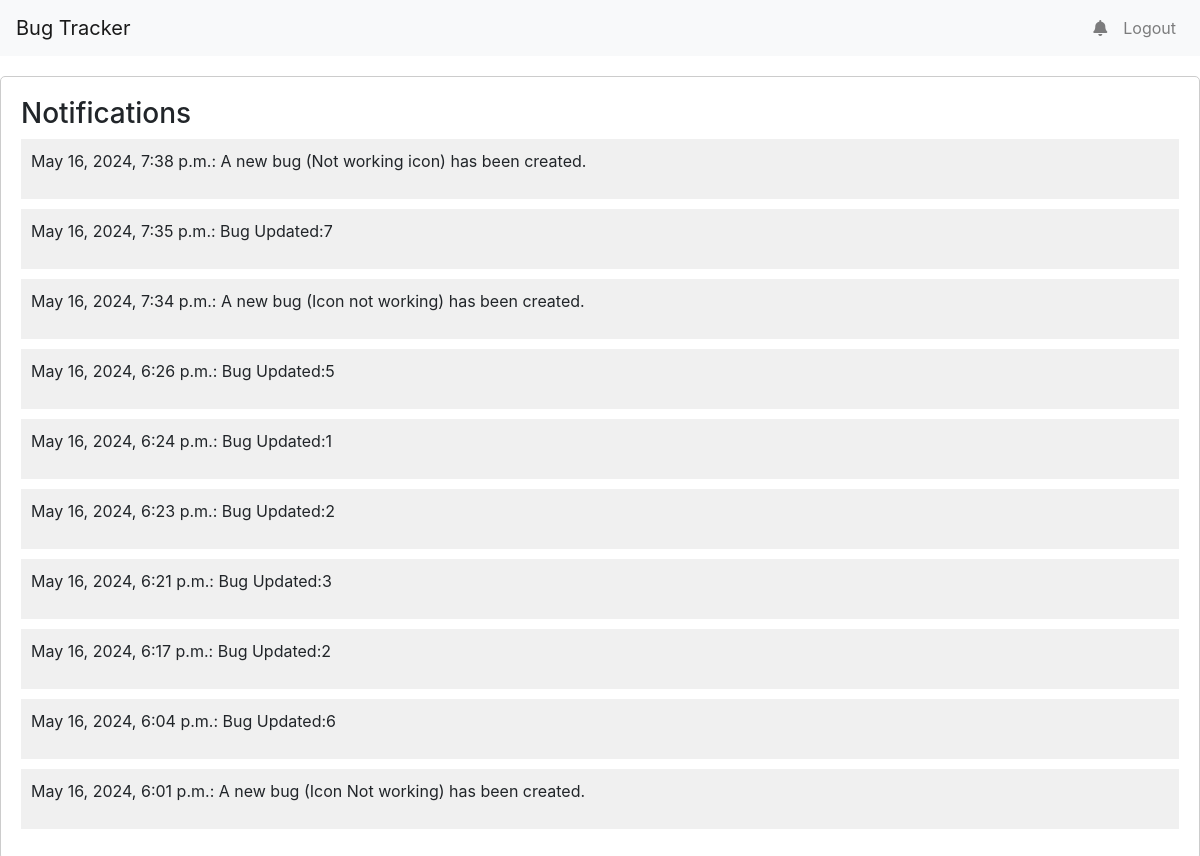
The app's page /notifications (signed in) with its own data.
### accounts/models.py (models this page shows, shortened)
class Notification(models.Model):
    user = models.ForeignKey(CustomUser, on_delete=models.CASCADE, null = True)
    message = models.CharField(max_length=255)
    timestamp = models.DateTimeField(auto_now_add=True)
    read = models.BooleanField(default=False)

### accounts/views.py (the view)
# urls.py: path('notifications', views.notifications, name='notifications'),
def notifications(request):
    notifications = Notification.objects.filter(user=request.user).order_by('-timestamp')
    unread_notifications = Notification.objects.filter(user=request.user, read=False).order_by('-timestamp')
    context = {
        'notifications': notifications,
        'unread_notifications': unread_notifications,
    }
    return render(request, 'notifications.html', context)

### accounts/templates/notifications.html (shortened to what this page needs)
{% extends 'base.html' %}
{% block content %}
<div id="notifications">
    <h3>Notifications</h3>
    {% for notification in notifications %}
        <div class="notification-item">
            <p>{{ notification.timestamp }}: {{ notification.message }}</p>
        </div>
    {% empty %}
        <p>No notifications found.</p>
    {% endfor %}
</div>
{% endblock %}

### accounts/templates/notifications.html (style rules this page uses)
.notification-item { background-color: #f0f0f0; padding: 10px; margin-bottom: 10px; }
#notifications { border: 1px solid #ccc; border-radius: 5px; padding: 20px; margin-top: 20px; }

### records on screen
Notification: timestamp "May 16, 2024, 7:38 p.m.", message "A new bug (Not working icon) has been created."
Notification: timestamp "May 16, 2024, 7:35 p.m.", message "Bug Updated:7"
Notification: timestamp "May 16, 2024, 7:34 p.m.", message "A new bug (Icon not working) has been created."
Notification: timestamp "May 16, 2024, 6:26 p.m.", message "Bug Updated:5"
Notification: timestamp "May 16, 2024, 6:24 p.m.", message "Bug Updated:1"
Notification: timestamp "May 16, 2024, 6:23 p.m.", message "Bug Updated:2"
Notification: timestamp "May 16, 2024, 6:21 p.m.", message "Bug Updated:3"
Notification: timestamp "May 16, 2024, 6:17 p.m.", message "Bug Updated:2"
Notification: timestamp "May 16, 2024, 6:04 p.m.", message "Bug Updated:6"
Notification: timestamp "May 16, 2024, 6:01 p.m.", message "A new bug (Icon Not working) has been created."
